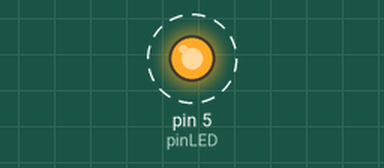
Bench run of a sketch on a simulated Arduino Uno, built with avr-gcc and run on an emulated ATmega328P. Parts: output pins drawn as LEDs (lit = HIGH). Dashed ring = blinking.

Above: at 0.05 s.
Timing chart, 0 to 3.0 s (numbered marks = the images above):
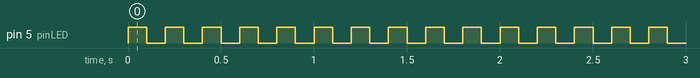

The sketch:

led.ino
```cpp
/*
 * LED DEMO
 * ========
 * Blink a led.
 *
 * Docs: https://www.youtube.com/watch?v=G8S1j8UQfS0
 *
 * Circuit:
 *  LED - (shorter leg) > Arduino GND
 *  LED + (longer leg) > resistor 270 Ohm > Arduino pin 5
 */

int pinLED = 5;

void setup() {
  pinMode(pinLED, OUTPUT);
}

void loop() {
  // Docs: https://docs.arduino.cc/language-reference/en/functions/digital-io/digitalwrite/
  digitalWrite(pinLED, HIGH);
  delay(100);
  digitalWrite(pinLED, LOW);
  delay(100);
}
```

Measured:
- by itself, pin 5 (pinLED): alternates HIGH for 0.10 s and LOW for 0.10 s
